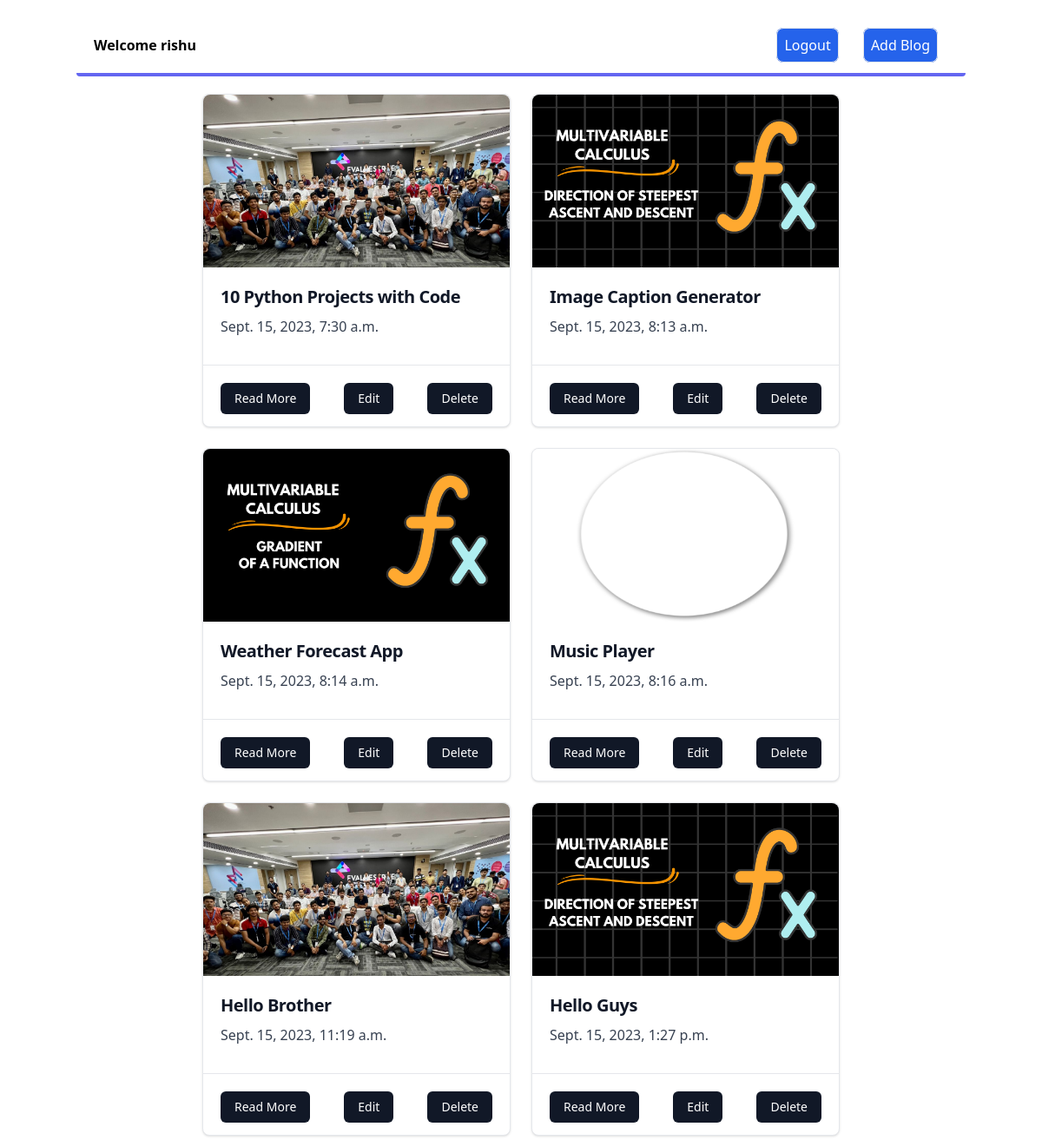
Page /see_blog/ (signed in) on the committed database.
### Blog/models.py (models this page shows, shortened)
class Blog(models.Model):
    title = models.CharField(max_length=1000)
    content = FroalaField()
    slug = models.SlugField(max_length=1000, null=True, blank=True)
    user = models.ForeignKey(User, blank=True, null=True,
                             on_delete=models.CASCADE)
    image = models.ImageField(upload_to='images/', null=True, blank=True)
    created_at = models.DateTimeField(auto_now_add=True)
    upload_to = models.DateTimeField(auto_now=True)

### Blog/views.py (the view)
# urls.py: path("see_blog/", see_blog, name="see_blog"),
def see_blog(request):
    context = {}
    try:
        blog_objs = Blog.objects.all()
        context['blog_objs'] = blog_objs
    except Exception as e:
        print(e)
    return render(request, 'see_blog.html', context)

### Blog/templates/see_blog.html
{% extends "base.html" %} {% block content %}
<div class="container mx-auto">
<div class="flex flex-row flex-wrap items-center justify-center gap-6 w-full">
{% for blog in blog_objs %}
<div class="max-w-sm bg-white border border-gray-200 rounded-lg shadow dark:bg-gray-800 dark:border-gray-700 h-96">
    <a href="{%  url 'blog_detail' blog.slug %}">
        <img class="rounded-t-lg h-[199px] w-[353px] " src="/media/{{blog.image}}" alt="" />
    </a>
    <div class="p-5">
        <a href="{%  url 'blog_detail' blog.slug %}">
            <h5 class="mb-2 text-xl prose-2xl font-bold tracking-tight text-gray-900 dark:text-white">{{blog.title}}</h5>
        </a>
        <p class="mb-3 font-normal text-gray-700 dark:text-gray-400">{{blog.created_at}}</p>
    </div>
    <div class="flex items-center justify-between p-5 border-t border-gray-200 dark:border-gray-700">
        <a href="{%  url 'blog_detail' blog.slug %}">
            <button class="px-4 py-2 text-sm font-medium text-white transition-colors duration-200 transform bg-gray-900 rounded-md hover:bg-gray-700 focus:outline-none focus:bg-gray-700">Read More</button>
        </a>
        {% if user.is_authenticated %}
        <a href="{%  url 'edit_blog' blog.slug %}">
            <button class="px-4 py-2 text-sm font-medium text-white transition-colors duration-200 transform bg-gray-900 rounded-md hover:bg-gray-700 focus:outline-none focus:bg-gray-700">Edit</button>
        </a>
        <a href="{%  url 'delete_blog' blog.slug %}">
            <button class="px-4 py-2 text-sm font-medium text-white transition-colors duration-200 transform bg-gray-900 rounded-md hover:bg-gray-700 focus:outline-none focus:bg-gray-700">Delete</button>
        </a>
        {% endif %}
    </div>
</div>
{% endfor %}
</div>
</div>
{% endblock %}

### Blog/templates/navbar.html (shortened to what this page needs)
{% extends "base.html" %}
{% block navbar %}
    <div class="container flex mx-auto justify-between w-full m-5 border-b-4 border-indigo-500 p-5 rounded ">
        <div>
            {% if user.is_authenticated %}
            <div class="container">
                <div class="row">
                    <div class="col-md-12">
                        <h1 class="text-center font-bold">Welcome {{ user.get_username }}</h1>
                    </div>
                </div>
            </div>
            {% endif %}
        </div>
        <div>
            {% if user.is_authenticated %}
                <a href="{% url 'logout' %}" class="border p-2 rounded-lg m-3 bg-blue-600 text-white hover:bg-blue-800">Logout</a>
                <a href="{% url 'add_blog' %}" class="border p-2 rounded-lg m-3 bg-blue-600 text-white hover:bg-blue-800">Add Blog</a>
            {% else %}
            <a href="/login" class="border p-2 rounded-lg m-3 hover:bg-gray-100 ">Login</a>
            {% endif %}
        </div>
    </div>
{% endblock %}

### rows in the picture
Blog: image (picture), title "10 Python Projects with Code", created_at "Sept. 15, 2023, 7:30 a.m."
Blog: image (picture), title "Image Caption Generator", created_at "Sept. 15, 2023, 8:13 a.m."
Blog: image (picture), title "Weather Forecast App", created_at "Sept. 15, 2023, 8:14 a.m."
Blog: image (picture), title "Music Player", created_at "Sept. 15, 2023, 8:16 a.m."
Blog: image (picture), title "Hello Brother", created_at "Sept. 15, 2023, 11:19 a.m."
Blog: image (picture), title "Hello Guys", created_at "Sept. 15, 2023, 1:27 p.m."

### other values in the picture
{{ user.get_username }} "rishu"
